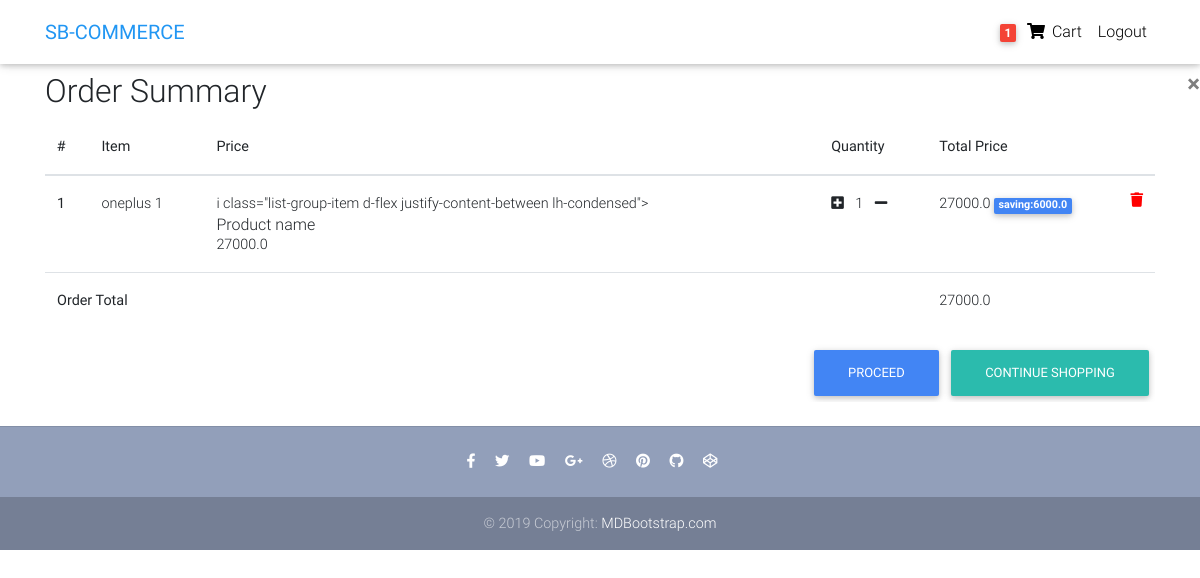
/order-summary/ (signed in), run on an earlier commit of the app's database.
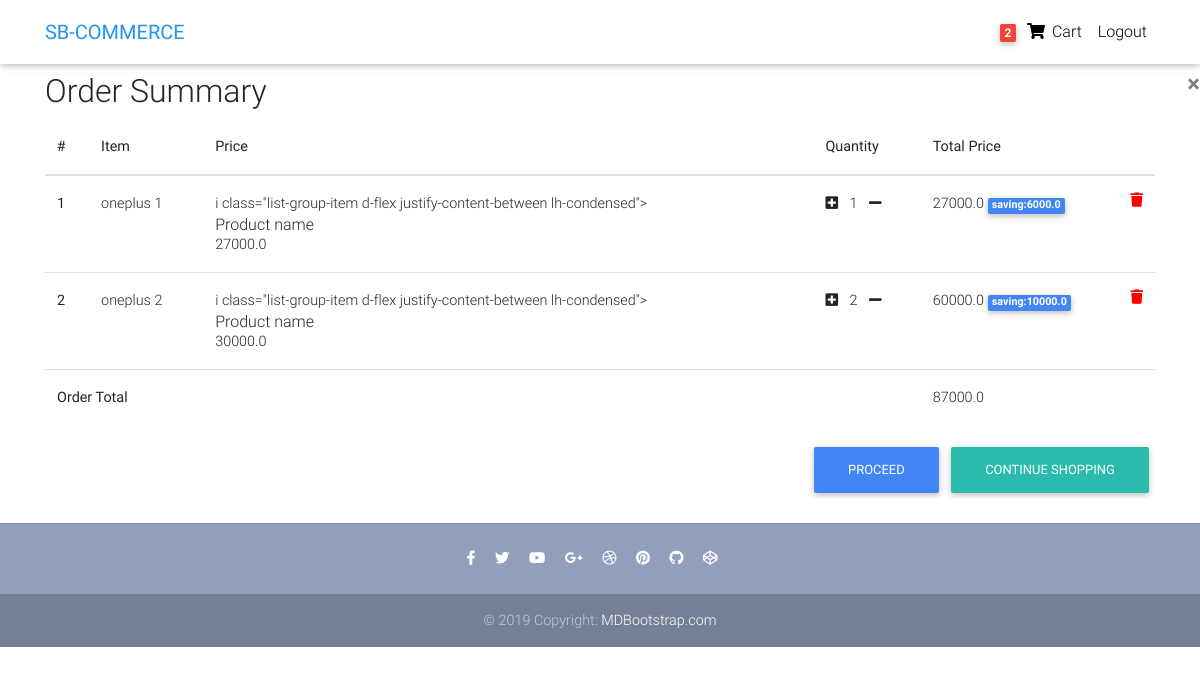
And on a later commit of the database.
### core/models.py (models this page shows, shortened)
class Order(models.Model):
    user = models.ForeignKey(settings.AUTH_USER_MODEL, on_delete = models.CASCADE)
    items = models.ManyToManyField(OrderItem)
    start_date = models.DateTimeField(auto_now_add=True)
    ordered_date = models.DateTimeField()
    ordered = models.BooleanField(default=False)
    def get_total(self):
        total = 0
        for order_item in self.items.all():
            total += order_item.get_final_price()
        return total

class OrderItem(models.Model):
    user = models.ForeignKey(settings.AUTH_USER_MODEL, on_delete = models.CASCADE)
    ordered = models.BooleanField(default=False)
    item = models.ForeignKey(Item, on_delete= models.CASCADE)
    quantity = models.IntegerField(default=1)
    def get_total_item_price(self):
        return self.quantity * self.item.price
    def get_total_item_discount_price(self):
        return self.quantity * self.item.discount_price
    def get_amount_saved(self):
        return self.get_total_item_price() - self.get_total_item_discount_price()
    def get_final_price(self):
        if self.item.discount_price:
            return self.get_total_item_discount_price()
        return self.get_total_item_price()

class Item(models.Model):
    title = models.CharField(max_length=100)
    price = models.FloatField()
    discount_price = models.FloatField(blank = True, null = True)
    catagory = models.CharField(choices = CATAGORY_CHOICES , max_length=2)
    label = models.CharField( choices = LABEL_CHOICES , max_length=1)
    slug = models.SlugField()
    discription = models.TextField()

### core/views.py (the view)
# urls.py: path('order-summary/', OrderSummaryView.as_view(), name='order-summary'),
class OrderSummaryView(LoginRequiredMixin,View):
    def get(self, *args, **kwargs):
        try:
            order = Order.objects.get(user=self.request.user ,ordered = False )
            context = {
                'object' : order
            }
            return render(self.request, 'order-summary.html', context)
        except ObjectDoesNotExist:
            messages.error(self.request, "You don not have an active order.")
            return redirect("/")

### core/templatetags/cart_template_tags.py (called while the page is built)
@register.filter
def cart_item_count(user):
    if user.is_authenticated:
        qs = Order.objects.filter(user = user, ordered  = False)
        if qs.exists():
            return qs[0].items.count()
        return 0

### templates/order-summary.html (shortened to what this page needs)
{% extends 'base.html' %}
{% load static %}
{% block content %}
{% include "navbar.html" %}
<main>
  <div class="container">
    <div class="table-responsive text-nowrap">
      <table class="table">
        <thead>
          <h2>Order Summary</h2>
          <tr>
            <th scope="col">#</th>
            <th scope="col">Item</th>
            <th scope="col">
              Price
            </th>
            <th scope="col">Quantity</th>
            <th scope="col">Total Price</th>
          </tr>
        </thead>
        <tbody>
          {% for order_item in object.items.all %}
          <tr>
            <th scope="row">{{ forloop.counter }}</th>
            <td>{{ order_item.item.title }}</td>
            <td>
              {% if order_item.item.discount_price %}
             i class="list-group-item d-flex justify-content-between lh-condensed">
            <div>
              <h6 class="my-0">Product name</h6>
               {{ order_item.item.discount_price }}
              {% else %}
              {{ order_item.item.price }}
              {% endif %}
            </td>
            <td><a href="{% url 'core:add-to-cart' order_item.item.slug %}" class="mr-2">
            <i class="fas fa-plus-square"></i></a>
              {{ order_item.quantity }}
              <a href="{% url 'core:decrease-single-item-from-cart' order_item.item.slug %}" class="ml-2"> <i
                  class="fas fa-minus"></i></a>
            </td>
            <td>
              {% if order_item.item.discount_price %}
              {{ order_item.get_total_item_discount_price }} <span class="badge
                badge-primary"> saving:{{ order_item.get_amount_saved }} </span>
              {% else %}
              {{ order_item.get_total_item_price }}
              {% endif %}
              <a style='color: red;' href="{% url 'core:remove-from-cart' order_item.item.slug %}">
                <i class="fas fa-trash float-right"></i>
              </a>
            </td>
          </tr>
          {% endfor %}
          <tr>
            <td colspan="4"><b>Order Total</b></td>
            <td>{{ object.get_total }}</td>
          </tr>
        </tbody>
      </table>
      <div class="float-right">
        <a href="/" class="btn btn-default">Continue Shopping</a>
      </div>
      <div class="float-right">
        <a href="/checkout/" class="btn btn-primary">Proceed</a>
      </div>
    </div>
  </div>
</main>
{% endblock %}

### templates/base.html (shortened to what this page needs)
{% load static %}
<!DOCTYPE html>
<html lang="en">
<head>
  <link rel="stylesheet" href="https://use.fontawesome.com/releases/v5.11.2/css/all.css">
  <link href="{% static 'css/bootstrap.min.css' %}" rel="stylesheet">
  <link href="{% static 'css/mdb.min.css' %}" rel="stylesheet">
  <link href="{% static 'css/style.min.css' %}" rel="stylesheet">
</head>
<body>
      <div class="mt-5 pt-4">
        <button type="button" class="close" data-dismiss="alert" aria-label="Close">
          <span aria-hidden="true">&times;</span>
        </button>
          </div>
    {% block content  %}
    {% endblock content %}
  {% include "footer.html" %}
</body>
</html>

### templates/navbar.html (shortened to what this page needs)
{% load cart_template_tags  %}
<nav class="navbar fixed-top navbar-expand-lg navbar-light white scrolling-navbar">
        <div class="container">
          <a class="navbar-brand waves-effect" href="/" target="_blank">
            <strong class="blue-text">SB-COMMERCE</strong>
          </a>
          <div class="collapse navbar-collapse" id="navbarSupportedContent" href="/">
            <ul class="navbar-nav nav-flex-icons">
              {% if request.user.is_authenticated %}
              <li class="nav-item">
                <a  href="{% url 'core:order-summary' %}" class="nav-link waves-effect">
                  <span class="badge red z-depth-1 mr-1">{{ request.user|cart_item_count }}</span>
                  <i class="fas fa-shopping-cart"></i>
                  <span class="clearfix d-none d-sm-inline-block"> Cart </span>
                </a>
                <li class="nav-item">
                    <a class="nav-link waves-effect" href="{% url 'account_logout' %}">
                      <span class="clearfix d-none d-sm-inline-block"> Logout </span>
                    </a>
                  </li>
              </li>
              {% endif %}
            </ul>
          </div>
        </div>
      </nav>

### templates/footer.html
<footer class="page-footer text-center font-small mt-4 wow fadeIn">
        <hr class="my-4">
        <div class="pb-4">
          <a href="https://www.facebook.com/mdbootstrap" target="_blank">
            <i class="fab fa-facebook-f mr-3"></i>
          </a>
          <a href="https://twitter.com/MDBootstrap" target="_blank">
            <i class="fab fa-twitter mr-3"></i>
          </a>
          <a href="https://www.youtube.com/watch?v=7MUISDJ5ZZ4" target="_blank">
            <i class="fab fa-youtube mr-3"></i>
          </a>
          <a href="https://plus.google.com/u/0/b/107863090883699620484" target="_blank">
            <i class="fab fa-google-plus-g mr-3"></i>
          </a>
          <a href="https://dribbble.com/mdbootstrap" target="_blank">
            <i class="fab fa-dribbble mr-3"></i>
          </a>
          <a href="https://pinterest.com/mdbootstrap" target="_blank">
            <i class="fab fa-pinterest mr-3"></i>
          </a>
          <a href="https://github.com/mdbootstrap/bootstrap-material-design" target="_blank">
            <i class="fab fa-github mr-3"></i>
          </a>
          <a href="http://codepen.io/mdbootstrap/" target="_blank">
            <i class="fab fa-codepen mr-3"></i>
          </a>
        </div>
        <div class="footer-copyright py-3">
          © 2019 Copyright:
          <a href="https://mdbootstrap.com/education/bootstrap/" target="_blank"> MDBootstrap.com </a>
        </div>
      </footer>

### templates/scripts.html (shortened to what this page needs)
{% load static %}

### templates/base.html (style rules this page uses)
html, body, header, .carousel { height: 60vh; }

What changed in the data, as far as the page shows it:
now on this page (row edited): OrderItem: item "oneplus 2", item.discount_price "30000.0", quantity "2", get_total_item_discount_price "60000.0", get_amount_saved "10000.0"
changed through a linked row, Order: get_total "27000.0" → "87000.0"
Also different on the page:
{{ request.user|cart_item_count }}: "1" → "2"
